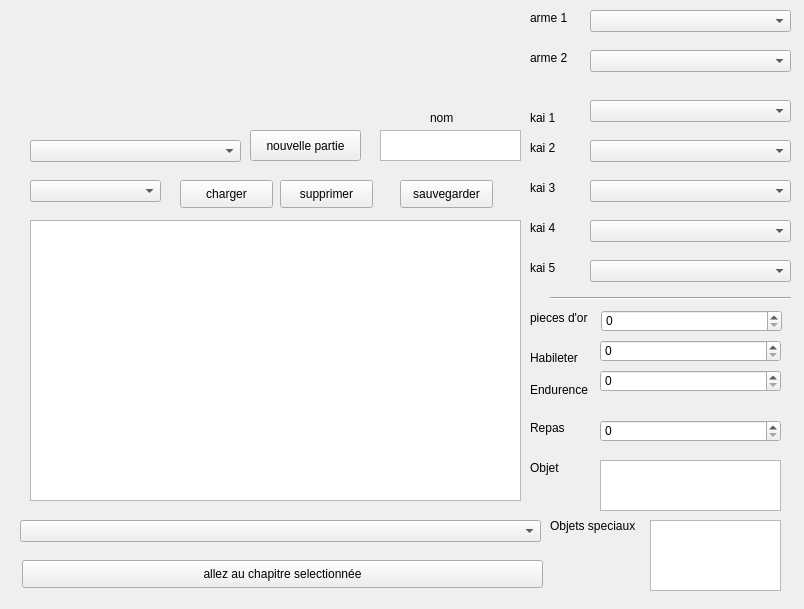
<?xml version="1.0" encoding="UTF-8"?>
<ui version="4.0">
 <class>MainWindow</class>
 <widget class="QMainWindow" name="MainWindow">
  <property name="geometry">
   <rect>
    <x>0</x>
    <y>0</y>
    <width>804</width>
    <height>609</height>
   </rect>
  </property>
  <property name="windowTitle">
   <string>MainWindow</string>
  </property>
  <widget class="QWidget" name="centralwidget">
   <widget class="QComboBox" name="choix">
    <property name="geometry">
     <rect>
      <x>20</x>
      <y>520</y>
      <width>521</width>
      <height>22</height>
     </rect>
    </property>
   </widget>
   <widget class="QSpinBox" name="compteur_or">
    <property name="geometry">
     <rect>
      <x>601</x>
      <y>310</y>
      <width>181</width>
      <height>22</height>
     </rect>
    </property>
   </widget>
   <widget class="QLabel" name="label_2">
    <property name="geometry">
     <rect>
      <x>530</x>
      <y>310</y>
      <width>81</width>
      <height>16</height>
     </rect>
    </property>
    <property name="text">
     <string>pieces d'or</string>
    </property>
   </widget>
   <widget class="QTextEdit" name="nom_joueur">
    <property name="geometry">
     <rect>
      <x>380</x>
      <y>130</y>
      <width>141</width>
      <height>31</height>
     </rect>
    </property>
   </widget>
   <widget class="QComboBox" name="choix_sauvegarde">
    <property name="geometry">
     <rect>
      <x>30</x>
      <y>180</y>
      <width>131</width>
      <height>22</height>
     </rect>
    </property>
   </widget>
   <widget class="QPushButton" name="charger">
    <property name="geometry">
     <rect>
      <x>180</x>
      <y>180</y>
      <width>93</width>
      <height>28</height>
     </rect>
    </property>
    <property name="text">
     <string>charger</string>
    </property>
   </widget>
   <widget class="QPushButton" name="supprimer">
    <property name="geometry">
     <rect>
      <x>280</x>
      <y>180</y>
      <width>93</width>
      <height>28</height>
     </rect>
    </property>
    <property name="text">
     <string>supprimer</string>
    </property>
   </widget>
   <widget class="QLabel" name="valeur_chapitre">
    <property name="geometry">
     <rect>
      <x>130</x>
      <y>20</y>
      <width>321</width>
      <height>51</height>
     </rect>
    </property>
    <property name="sizePolicy">
     <sizepolicy hsizetype="Preferred" vsizetype="Preferred">
      <horstretch>0</horstretch>
      <verstretch>0</verstretch>
     </sizepolicy>
    </property>
    <property name="styleSheet">
     <string notr="true">font: 26pt &quot;Vladimir Script&quot;;</string>
    </property>
    <property name="text">
     <string/>
    </property>
   </widget>
   <widget class="QLabel" name="label">
    <property name="geometry">
     <rect>
      <x>530</x>
      <y>350</y>
      <width>55</width>
      <height>16</height>
     </rect>
    </property>
    <property name="text">
     <string>Habileter</string>
    </property>
   </widget>
   <widget class="QLabel" name="label20">
    <property name="geometry">
     <rect>
      <x>530</x>
      <y>380</y>
      <width>61</width>
      <height>20</height>
     </rect>
    </property>
    <property name="text">
     <string>Endurence</string>
    </property>
   </widget>
   <widget class="QLabel" name="label_3">
    <property name="geometry">
     <rect>
      <x>530</x>
      <y>460</y>
      <width>55</width>
      <height>16</height>
     </rect>
    </property>
    <property name="text">
     <string>Objet</string>
    </property>
   </widget>
   <widget class="QLabel" name="label_4">
    <property name="geometry">
     <rect>
      <x>530</x>
      <y>420</y>
      <width>55</width>
      <height>16</height>
     </rect>
    </property>
    <property name="text">
     <string>Repas</string>
    </property>
   </widget>
   <widget class="QTextEdit" name="objet">
    <property name="geometry">
     <rect>
      <x>600</x>
      <y>460</y>
      <width>181</width>
      <height>51</height>
     </rect>
    </property>
    <property name="html">
     <string>&lt;!DOCTYPE HTML PUBLIC &quot;-//W3C//DTD HTML 4.0//EN&quot; &quot;http://www.w3.org/TR/REC-html40/strict.dtd&quot;&gt;
&lt;html&gt;&lt;head&gt;&lt;meta name=&quot;qrichtext&quot; content=&quot;1&quot; /&gt;&lt;style type=&quot;text/css&quot;&gt;
p, li { white-space: pre-wrap; }
&lt;/style&gt;&lt;/head&gt;&lt;body style=&quot; font-family:'MS Shell Dlg 2'; font-size:7.8pt; font-weight:400; font-style:normal;&quot;&gt;
&lt;p style=&quot;-qt-paragraph-type:empty; margin-top:0px; margin-bottom:0px; margin-left:0px; margin-right:0px; -qt-block-indent:0; text-indent:0px;&quot;&gt;&lt;br /&gt;&lt;/p&gt;&lt;/body&gt;&lt;/html&gt;</string>
    </property>
   </widget>
   <widget class="QLabel" name="label_5">
    <property name="geometry">
     <rect>
      <x>550</x>
      <y>510</y>
      <width>101</width>
      <height>31</height>
     </rect>
    </property>
    <property name="text">
     <string>Objets speciaux</string>
    </property>
   </widget>
   <widget class="QTextEdit" name="objet_s">
    <property name="geometry">
     <rect>
      <x>650</x>
      <y>520</y>
      <width>131</width>
      <height>71</height>
     </rect>
    </property>
   </widget>
   <widget class="QComboBox" name="k1">
    <property name="geometry">
     <rect>
      <x>590</x>
      <y>100</y>
      <width>201</width>
      <height>22</height>
     </rect>
    </property>
   </widget>
   <widget class="QComboBox" name="k2">
    <property name="geometry">
     <rect>
      <x>590</x>
      <y>140</y>
      <width>201</width>
      <height>22</height>
     </rect>
    </property>
   </widget>
   <widget class="QComboBox" name="k5">
    <property name="geometry">
     <rect>
      <x>590</x>
      <y>260</y>
      <width>201</width>
      <height>22</height>
     </rect>
    </property>
   </widget>
   <widget class="QComboBox" name="k4">
    <property name="geometry">
     <rect>
      <x>590</x>
      <y>220</y>
      <width>201</width>
      <height>22</height>
     </rect>
    </property>
   </widget>
   <widget class="QComboBox" name="k3">
    <property name="geometry">
     <rect>
      <x>590</x>
      <y>180</y>
      <width>201</width>
      <height>22</height>
     </rect>
    </property>
   </widget>
   <widget class="Line" name="line_5">
    <property name="geometry">
     <rect>
      <x>550</x>
      <y>290</y>
      <width>241</width>
      <height>16</height>
     </rect>
    </property>
    <property name="orientation">
     <enum>Qt::Horizontal</enum>
    </property>
   </widget>
   <widget class="QLabel" name="label_6">
    <property name="geometry">
     <rect>
      <x>530</x>
      <y>110</y>
      <width>55</width>
      <height>16</height>
     </rect>
    </property>
    <property name="text">
     <string>kai 1</string>
    </property>
   </widget>
   <widget class="QLabel" name="label_7">
    <property name="geometry">
     <rect>
      <x>530</x>
      <y>140</y>
      <width>55</width>
      <height>16</height>
     </rect>
    </property>
    <property name="text">
     <string>kai 2</string>
    </property>
   </widget>
   <widget class="QLabel" name="label_8">
    <property name="geometry">
     <rect>
      <x>530</x>
      <y>180</y>
      <width>55</width>
      <height>16</height>
     </rect>
    </property>
    <property name="text">
     <string>kai 3</string>
    </property>
   </widget>
   <widget class="QLabel" name="label_9">
    <property name="geometry">
     <rect>
      <x>530</x>
      <y>220</y>
      <width>55</width>
      <height>16</height>
     </rect>
    </property>
    <property name="text">
     <string>kai 4</string>
    </property>
   </widget>
   <widget class="QLabel" name="label_10">
    <property name="geometry">
     <rect>
      <x>530</x>
      <y>260</y>
      <width>55</width>
      <height>16</height>
     </rect>
    </property>
    <property name="text">
     <string>kai 5</string>
    </property>
   </widget>
   <widget class="QLabel" name="label_11">
    <property name="geometry">
     <rect>
      <x>530</x>
      <y>10</y>
      <width>55</width>
      <height>16</height>
     </rect>
    </property>
    <property name="text">
     <string>arme 1</string>
    </property>
   </widget>
   <widget class="QLabel" name="label_12">
    <property name="geometry">
     <rect>
      <x>530</x>
      <y>50</y>
      <width>55</width>
      <height>16</height>
     </rect>
    </property>
    <property name="text">
     <string>arme 2</string>
    </property>
   </widget>
   <widget class="QComboBox" name="arme1">
    <property name="geometry">
     <rect>
      <x>590</x>
      <y>10</y>
      <width>201</width>
      <height>22</height>
     </rect>
    </property>
   </widget>
   <widget class="QComboBox" name="arme2">
    <property name="geometry">
     <rect>
      <x>590</x>
      <y>50</y>
      <width>201</width>
      <height>22</height>
     </rect>
    </property>
   </widget>
   <widget class="QPushButton" name="nouv_game">
    <property name="geometry">
     <rect>
      <x>250</x>
      <y>130</y>
      <width>111</width>
      <height>31</height>
     </rect>
    </property>
    <property name="text">
     <string>nouvelle partie</string>
    </property>
   </widget>
   <widget class="QComboBox" name="livre">
    <property name="geometry">
     <rect>
      <x>30</x>
      <y>140</y>
      <width>211</width>
      <height>22</height>
     </rect>
    </property>
   </widget>
   <widget class="QLabel" name="label_13">
    <property name="geometry">
     <rect>
      <x>430</x>
      <y>110</y>
      <width>55</width>
      <height>16</height>
     </rect>
    </property>
    <property name="text">
     <string>nom</string>
    </property>
   </widget>
   <widget class="QTextEdit" name="histoire">
    <property name="geometry">
     <rect>
      <x>30</x>
      <y>220</y>
      <width>491</width>
      <height>281</height>
     </rect>
    </property>
   </widget>
   <widget class="QSpinBox" name="compteur_habileter">
    <property name="geometry">
     <rect>
      <x>600</x>
      <y>340</y>
      <width>181</width>
      <height>22</height>
     </rect>
    </property>
   </widget>
   <widget class="QSpinBox" name="compteur_endurence">
    <property name="geometry">
     <rect>
      <x>600</x>
      <y>370</y>
      <width>181</width>
      <height>22</height>
     </rect>
    </property>
   </widget>
   <widget class="QSpinBox" name="compteur_repas">
    <property name="geometry">
     <rect>
      <x>600</x>
      <y>420</y>
      <width>181</width>
      <height>22</height>
     </rect>
    </property>
   </widget>
   <widget class="QPushButton" name="sauvegarde">
    <property name="geometry">
     <rect>
      <x>400</x>
      <y>180</y>
      <width>93</width>
      <height>28</height>
     </rect>
    </property>
    <property name="text">
     <string>sauvegarder</string>
    </property>
   </widget>
   <widget class="QPushButton" name="changer_chapitre">
    <property name="geometry">
     <rect>
      <x>22</x>
      <y>560</y>
      <width>521</width>
      <height>28</height>
     </rect>
    </property>
    <property name="text">
     <string>allez au chapitre selectionnée</string>
    </property>
   </widget>
   <widget class="QLabel" name="message">
    <property name="geometry">
     <rect>
      <x>130</x>
      <y>90</y>
      <width>291</width>
      <height>16</height>
     </rect>
    </property>
    <property name="text">
     <string/>
    </property>
   </widget>
  </widget>
 </widget>
 <resources/>
 <connections/>
</ui>
